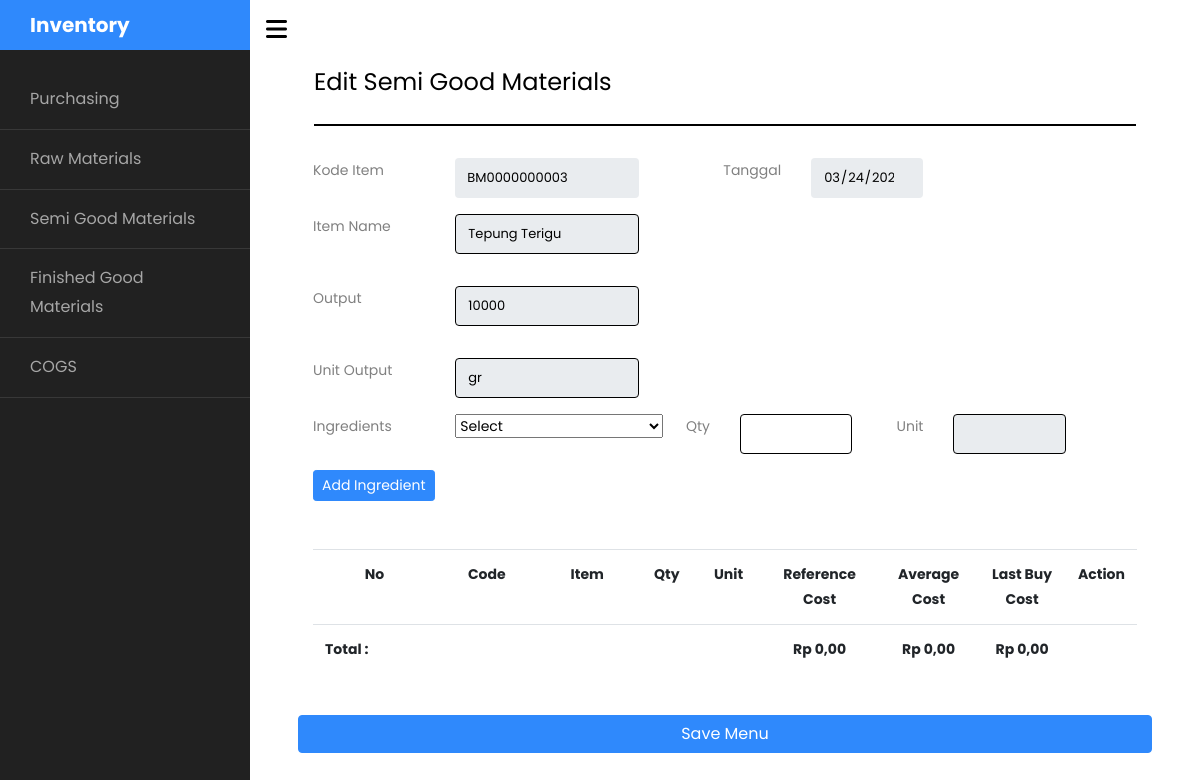
/bahansetengahjadi/editbahansetengahjadi.php?data=BM0000000003, run on the app's committed database.
### tables this page shows
CREATE TABLE `tb_bahan_mentah` (
  `uuid` varchar(255) NOT NULL,
  `code_item` varchar(50) NOT NULL,
  `item` varchar(250) NOT NULL,
  `tipe_item` varchar(100) NOT NULL,
  `purchase_date` date DEFAULT NULL,
  `qty` int(11) DEFAULT NULL,
  `unit` varchar(15) DEFAULT NULL,
  `cost` float NOT NULL,
  `cost_unit` float NOT NULL
);

### function/database.php (called while the page is built, shortened)
<?php
class Database
{
    private $host = 'localhost';
    private $username = 'root';
    private $db_name = 'stock';
    private $db_password = '';
    public $conn = "";
    public function __construct()
    {
        $this->conn = mysqli_connect($this->host, $this->username, $this->db_password, $this->db_name);
    }
    public function selectAll($query)
    {
        $result = mysqli_query($this->conn, $query);
        return $result;
    }
}

### function/rupiah.php (called while the page is built)
<?php
class Rupiah
{
    public function format($string)
    {
        $angka  = $string;
        $formatted_angka = number_format($angka, 2, ',', '.');
        return 'Rp ' . $formatted_angka;
    }
}

### bahansetengahjadi/editbahansetengahjadi.php (the view, shortened to what this page needs)
<?php
require_once('../function/database.php');
require_once('../function/rupiah.php');
$db = new Database();
$rp = new Rupiah();
$code_item  = $_GET['data'];
$query_get_name_item = "SELECT * from tb_bahan_mentah where code_item='" . $code_item . "' limit 1";
$get_name_item = mysqli_fetch_assoc($db->selectAll($query_get_name_item));
$item = $get_name_item['item'];
$qty_output = $get_name_item['qty'];
$output_unit = $get_name_item['unit'];
?>
<!DOCTYPE html>
<html lang="en">
<head>
    <link rel="stylesheet" href="https://stackpath.bootstrapcdn.com/font-awesome/4.7.0/css/font-awesome.min.css" />
    <link rel="stylesheet" href="../css/style.css" />
    <link rel="stylesheet" href="../css/main.css" />
    <link rel="stylesheet" href="https://cdnjs.cloudflare.com/ajax/libs/font-awesome/6.3.0/css/all.min.css" />
    <link rel="stylesheet" href="https://cdnjs.cloudflare.com/ajax/libs/select2/4.0.13/css/select2.min.css" />
</head>
<body>
    <div class="wrapper d-flex align-items-stretch">
        <nav id="sidebar">
            <div class="custom-menu">
                <button type="button" id="sidebarCollapse" class="btn btn-primary">
                    <i class="fa fa-bars"></i>
                </button>
            </div>
            <h1><a href="index.html" class="logo">Inventory</a></h1>
            <ul class="list-unstyled components mb-5">
                <li class="">
                    <a href="../purchasing/purchasing.php"> Purchasing</a>
                </li>
                <li class="">
                    <a href="<?= BASE_URL ?>../../../bahanmentah.php"> Raw Materials</a>
                </li>
                <li>
                    <a href="<?= BASE_URL ?>../../../bahan_setengah_jadi.php"> Semi Good Materials</a>
                </li>
                <li>
                    <a href="<?= BASE_URL ?>../../../bahanjadi/bahan_jadi.php"> Finished Good Materials</a>
                </li>
                <li>
                    <a href="<?= BASE_URL ?>../../../index.php"> COGS</a>
                </li>
            </ul>
        </nav>
        <div id="content" class="p-4 p-md-5 pt-5">
            <div class="app-card-header p-3 main-content container-fluid ">
                <div class="row justify-content-between align-items-center line">
                    <div class="col-auto">
                        <h4 class="app-card-title">
                            Edit Semi Good Materials
                        </h4>
                    </div>
                </div>
                <hr style="height: 2px; border: none; color: black; background-color: black;">
            </div>
            <div class="app-card-body pb-3 main-content container-fluid">
                <form method="POST" id="new">
                    <div class="space_line row">
                        <div class="col-sm-2 col-lg-2">
                            Kode Item
                        </div>
                        <div class="col-sm-2 col-lg-3">
                            <input type="text" name="number" id="number" class="form-control square" required="required" disabled="disabled" value="<?= $code_item; ?>">
                        </div>
                        <div class="col-sm-2 col-lg-2" align="right">
                            Tanggal
                        </div>
                        <div class="col-sm-2 col-lg-2">
                            <input type="date" name="tanggal" id="tanggal" class="form-control square" required="required" disabled="disabled" value="<?php echo date('Y-m-d') ?>">
                        </div>
                    </div>
                    <div class="space_line row mt-3">
                        <div class="col-sm-2 col-lg-2">
                            Item Name
                        </div>
                        <div class="col-sm-2 col-lg-3">
                            <div class="form-group">
                                <input type="text" class="form-control" style="border:thin solid black" id="name_item" aria-describedby="emailHelp" autocomplete="off" required="required" value="<?php echo $item; ?> " disabled="disabled">
                            </div>
                        </div>
                    </div>
                    <div class="space_line row mt-3">
                        <div class="col-sm-2 col-lg-2">
                            Output
                        </div>
                        <div class="col-sm-2 col-lg-3">
                            <div class="form-group">
                                <input type="text" class="form-control" style="border:thin solid black" id="output" aria-describedby="emailHelp" autocomplete="off" required="required" value="<?php echo $qty_output; ?> " disabled="disabled">
                            </div>
                        </div>
                    </div>
                    <div class="space_line row mt-3">
                        <div class="col-sm-2 col-lg-2">
                            Unit Output
                        </div>
                        <div class="col-sm-2 col-lg-3">
                            <div class="form-group">
                                <input type="text" class="form-control" style="border:thin solid black" id="output_unit" aria-describedby="emailHelp" autocomplete="off" required="required" value="<?php echo $output_unit; ?> " disabled="disabled">
                            </div>
                        </div>
                    </div>
                    <div class=" space_line row">
                        <div class="col-sm-2 col-lg-2">
                            Ingredients <a href="#" data-bs-toggle="modal" data-bs-target="#tambah_barang"><i class="bi bi-plus-circle"></i></a>
                        </div>
                        <div class="col-sm-3 col-lg-3">
                            <select onchange="getItem();" class="js-select2" name="item" style="width: 208px;" id="item">
                                <option value="null">Select</option>
                            </select>
                        </div>
                        <div class="col-sm-1 col-lg-1" align="right">
                            Qty
                        </div>
                        <div class="col-sm-2 col-lg-2">
                            <input type="number" name="qty" id="qty" min="1" class="form-control square" required="required" style="border:1px solid black;">
                        </div>
                        <div class="col-sm-1 col-lg-1" align="right">
                            Unit
                        </div>
                        <div class="col-sm-2 col-lg-2" style="width: 75px;">
                            <input type="text" name="unit" id="unit" class="form-control square" required="required" style="border:1px solid black;" disabled="disabled">
                        </div>
                    </div>
                    <div class="space_line row mt-3">
                        <div class="col-lg-12">
                            <button type="submit" id="save" class="btn btn-sm btn-primary btn-custom">Add Ingredient</button>
                        </div>
                    </div>
                </form>
                <table class="table mb-0 mt-5">
                    <thead>
                        <tr>
                            <td width="50px" align="center"><b>No</b></td>
                            <td width="250px" class="text-center"><b>Code</b></td>
                            <td width="250px" class="text-center"><b>Item</b></td>
                            <td width="100px" class="text-center"><b>Qty</b></td>
                            <td width="100px" class="text-center"><b>Unit</b></td>
                            <td width="200px" class="text-center"><b>Reference Cost</b></td>
                            <td class="text-center" width="150px"><b>Average Cost</b></td>
                            <td width="200px" class="text-center"><b>Last Buy Cost</b></td>
                            <td width="50px" class="text-center" align="center"><b>Action</b></td>
                        </tr>
                    </thead>
                    <tbody>
                        <tr>
                            <td width="350px"><b>Total : </b> </td>
                            <td></td>
                            <td></td>
                            <td></td>
                            <td></td>
                            <td id="reference_cost" class="text-center"><b><?= $rp->format($total_reference_cost); ?></b></td>
                            <td id="average_cost" class="text-center"><b><?= $rp->format($total_average_cost); ?></b></td>
                            <td id="lastbuy_cost" class="text-center"><b><?= $rp->format($total_lastbuy_cost); ?></b></td>
                            <td></td>
                        </tr>
                    </tbody>
                </table>
            </div>
            <div class="mt-4">
                <div class="row">
                    <div class="col-lg-12"><button id="save-menu" class="btn btn-primary w-100">Save Menu</button></div>
                </div>
            </div>
        </div>
    </div>
</body>
</html>

### data on the page
tb_bahan_mentah: item "Tepung Terigu", qty "10000", unit "gr"

### other printed values
$rp->format($total_reference_cost) "Rp 0,00"
$rp->format($total_average_cost) "Rp 0,00"
$rp->format($total_lastbuy_cost) "Rp 0,00"
